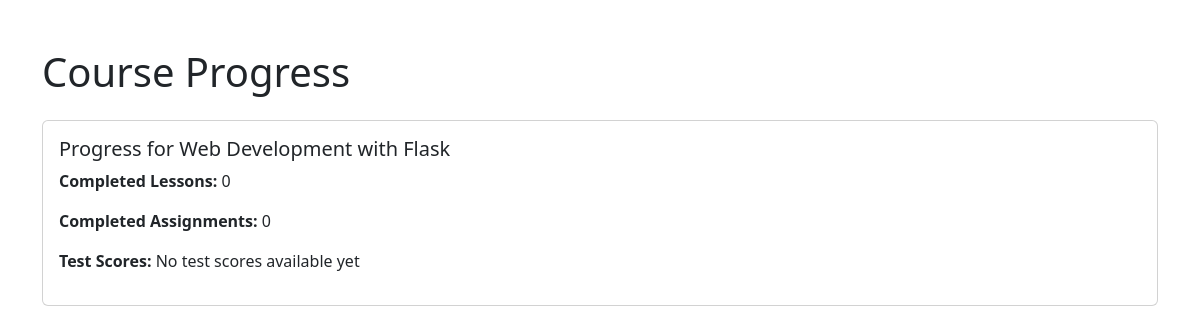
The app's page /progress/2 (signed in) with its own data.
### models.py (models this page shows)
class Course(db.Model):
    id = db.Column(db.Integer, primary_key=True)
    title = db.Column(db.String(200), nullable=False)
    description = db.Column(db.Text, nullable=False)
    enrollments = db.relationship('Enrollment', back_populates='course', cascade="all, delete-orphan")
    progress = db.relationship('Progress', back_populates='course', cascade="all, delete-orphan")

class Progress(db.Model):
    id = db.Column(db.Integer, primary_key=True)
    user_id = db.Column(db.Integer, db.ForeignKey('user.id'), nullable=False)
    course_id = db.Column(db.Integer, db.ForeignKey('course.id'), nullable=False)
    completed_lessons = db.Column(db.Integer, default=0)
    completed_assignments = db.Column(db.Integer, default=0)
    test_scores = db.Column(db.Float, nullable=True)
    user = db.relationship('User', back_populates='progress')
    course = db.relationship('Course', back_populates='progress')

### routes.py (the view)
@course_bp.route('/progress/<int:course_id>')
def track_progress(course_id):
    if 'username' in session:
        user = User.query.filter_by(username=session['username']).first()
        progress = Progress.query.filter_by(user_id=user.id, course_id=course_id).first()
        return render_template('progress.html', progress=progress)
    else:
        flash('Please sign in to view your progress.')
        return redirect(url_for('index'))

### app.py (called while the page is built)
@app.after_request
def add_cache_control_header(response):
    response.headers['Cache-Control'] = 'no-cache, no-store, must-revalidate'
    response.headers['Pragma'] = 'no-cache'
    response.headers['Expires'] = '0'
    return response

### templates/progress.html (shortened to what this page needs)
<!DOCTYPE html>
<html lang="en">
<head>
    <link href="https://cdn.jsdelivr.net/npm/bootstrap@5.3.0/dist/css/bootstrap.min.css" rel="stylesheet">
</head>
<body>
    <div class="container mt-5">
        <h1 class="mb-4">Course Progress</h1>
        {% if progress %}
            <div class="card">
                <div class="card-body">
                    <h5 class="card-title">Progress for {{ progress.course.title }}</h5>
                    <p><strong>Completed Lessons:</strong> {{ progress.completed_lessons }}</p>
                    <p><strong>Completed Assignments:</strong> {{ progress.completed_assignments }}</p>
                    <p><strong>Test Scores:</strong> {{ progress.test_scores or 'No test scores available yet' }}</p>
                </div>
            </div>
        {% else %}
            <p>No progress data available. Please enroll in a course to start tracking your progress.</p>
        {% endif %}
    </div>
</body>
</html>

### records on screen
Course: course "Web Development with Flask"
Progress: completed_lessons "0", completed_assignments "0", test_scores "No test scores available yet"
